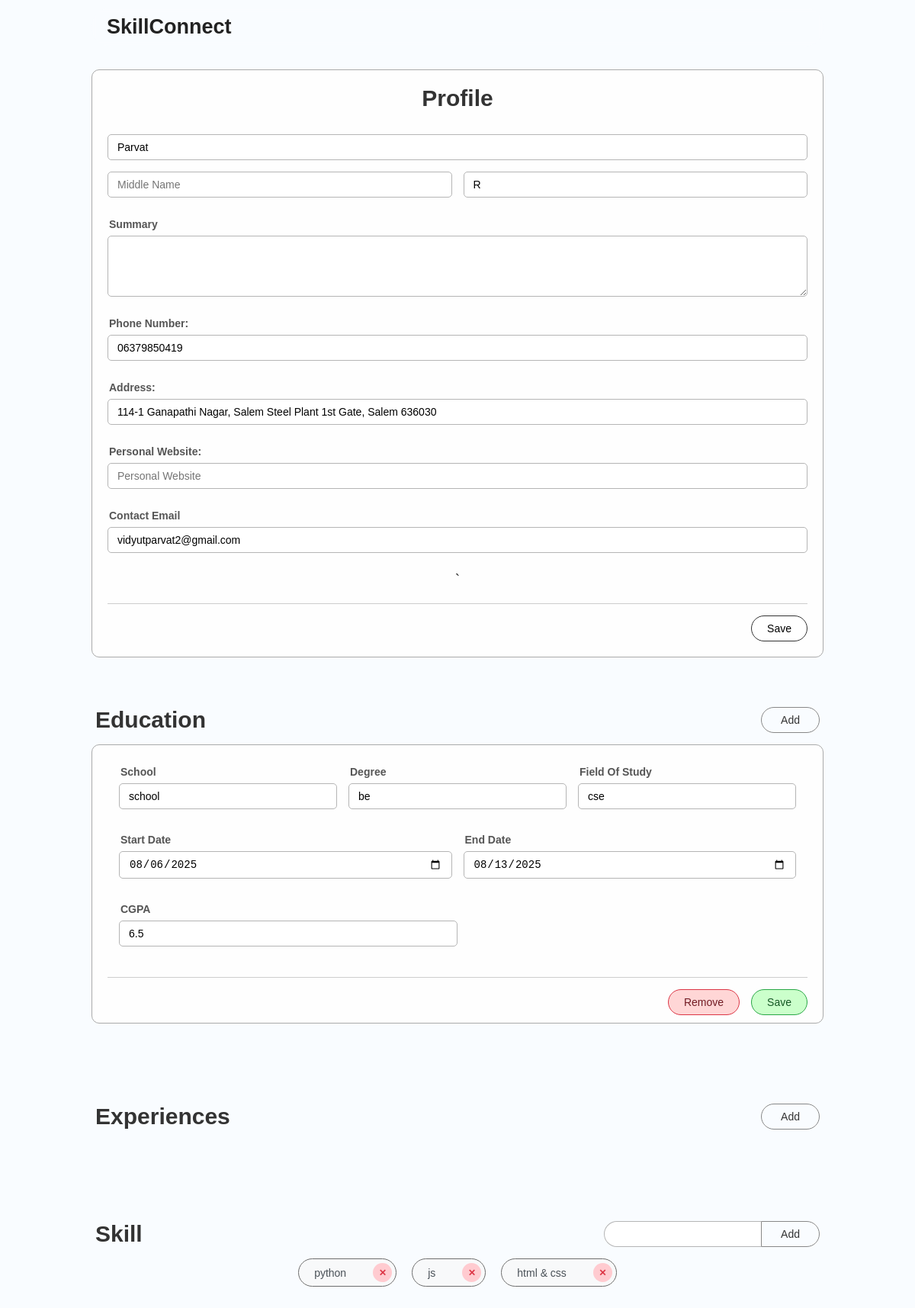
The page /profile (signed in) on the database as committed earlier.
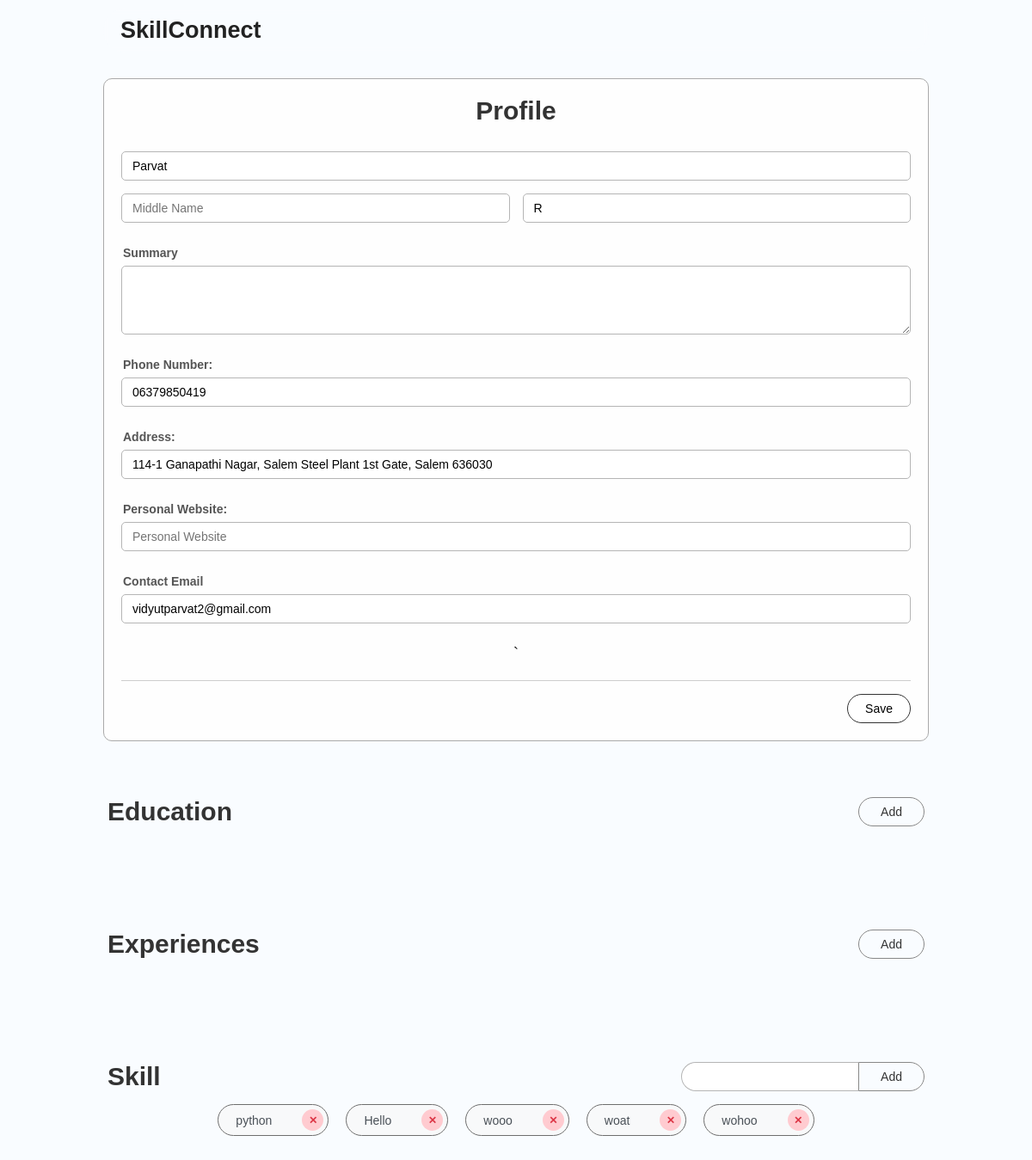
The same page on the database as committed later.
### tables this page shows
CREATE TABLE user_profiles (
    userId INTEGER PRIMARY KEY,
    firstName TEXT NOT NULL,
    middleName TEXT,
    lastName TEXT NOT NULL,
    summary TEXT DEFAULT '',
    phoneNumber TEXT DEFAULT '',
    address TEXT DEFAULT '',
    personalWebsite TEXT DEFAULT '',
    contactEmail TEXT DEFAULT '',
    FOREIGN KEY (userId) REFERENCES users(userId) ON DELETE CASCADE
);

CREATE TABLE education (
    educationId INTEGER PRIMARY KEY AUTOINCREMENT,
    userId INTEGER NOT NULL,
    school TEXT NOT NULL,
    degree TEXT NOT NULL,
    fieldOfStudy TEXT NOT NULL,
    startDate TEXT NOT NULL,
    endDate TEXT,
    cgpa REAL,
    FOREIGN KEY (userId) REFERENCES users(userId) ON DELETE CASCADE
);

CREATE TABLE skills (
    skillId INTEGER PRIMARY KEY AUTOINCREMENT,
    skill TEXT NOT NULL UNIQUE
);

### app.py (the view)
@app.get("/profile")
def profile():
    userId = session.get("userId", None)
    if userId is None:
        session.clear()
        flash("Please log in first", "error")
        return redirect(url_for("auth.login"))
    userHandler = db.UserHandler()
    user = userHandler.get_user(userId)
    if user is None:
        session.clear()
        flash("User not found", "error")
        return redirect(url_for("auth.login"))
    profile = userHandler.get_user_profile(userId)
    if profile is None:
        profile = userHandler.create_user_profile(models.UserProfile(userId=userId))
    if not profile:
        session.clear()
        flash("Could not create profile!", "error")
        return redirect(url_for("auth.login"))
    education = userHandler.get_educations(userId) or []
    experience = userHandler.get_experiences(userId) or []
    skills = userHandler.get_user_skills_with_names(userId) or []
    print(experience)
    return render_template("profile.html", user=user, profile=profile, educations=education, experiences=experience, skills=skills)

### app.py (called while the page is built)
@app.before_request
def before_request():
    userId = session.get("userId")
    ip = request.remote_addr
    print(f"userId: {userId}, ip: {ip}")
    print(request.endpoint)
    if request.endpoint and re.match(r'^(auth\.|api\.|static|recruiter_auth\.|recruiter_api\.).*', request.endpoint):
        return
    if request.endpoint == 'index' or request.endpoint is None:
        return
    if userId is None:
        return redirect(url_for("auth.login"))
    sessionId = utils.hash_password(str(userId) + str(ip))
    dbSession = sessionHandler.get_session(sessionId)
    if not dbSession:
        session.clear()
        flash("Invalid Session!", "error")
        return redirect(url_for("auth.login"))
    if dbSession.userId != userId:
        session.clear()
        flash("Invalid Session!", "error")
        return redirect(url_for("auth.login"))

### handler/db.py (called while the page is built)
    def connect(self):
        self.connection = sqlite3.connect(self.db_file)
        return self

    def close(self):
        if self.connection is not None:
            self.connection.close()
        return self

    def __enter__(self):
        if self.connection is None:
            self.connect()
        return self.connection

    def __del__(self):
        if self.connection is not None:
            self.close()
            self.connection = None

    def __exit__(self, exc_type, exc_value, traceback):
        self.close()
        self.connection = None

    def get_user(self, userId: int = -1, username: str = "") -> models.User | None:
        with DB() as connection:
            if not connection:
                return None
            cursor = connection.cursor()
            cursor.execute(
                "SELECT * FROM users WHERE userId = ? or username = ?",
                (userId,username)
            )
            row = cursor.fetchone()
            if row is None:
                return None
            return models.User(
                userId=row[0],
                username=row[1],
                email=row[2],
                password=row[3],
            )

### handler/utils.py (called while the page is built)
def hash_password(password: str) -> str:
    return hashlib.sha256(password.encode()).hexdigest()

### templates/profile.html (shortened to what this page needs)
{% extends 'base.html' %}
{% block head %}
    <link rel="stylesheet" href="{{ url_for('static', filename='profile.css') }}">
{% endblock %}
{% block content %}
    <section id="profile">
        <h1>Profile</h1>
        <div class="nameField">
            <input type="text" name="firstName" id="firstName" placeholder="First Name" value="{{ profile.firstName }}">
            <input type="text" name="middleName" id="middleName" placeholder="Middle Name" value="{{ profile.middleName }}">
            <input type="text" name="lastName" id="lastName" placeholder="Last Name" value="{{ profile.lastName }}">
        </div>
        <div class="inputField">
            <label for="summary">Summary</label>
            <textarea name="summary" id="summary">{{ profile.summary }}</textarea>
        </div>
        <div class="inputField">
            <label for="phoneNumber">Phone Number:</label>
            <input type="text" name="phoneNumber" id="phoneNumber" placeholder="Phone Number" value="{{ profile.phoneNumber }}">
        </div>
        <div class="inputField">
            <label for="address">Address:</label>
            <input type="text" name="address" id="address" placeholder="Address" value="{{ profile.address }}">
        </div>
        <div class="inputField">
            <label for="personalWebsite">Personal Website:</label>
            <input type="text" name="personalWebsite" id="personalWebsite" placeholder="Personal Website" value="{{ profile.personalWebsite }}">
        </div>
        <div class="inputField">
            <label for="contactEmail">Contact Email</label>
            <input type="text" name="contactEmail" id="contactEmail" placeholder="Contact Email" value="{{ profile.contactEmail }}">
        </div>`
        <div class="buttons">
            <button class="savProfile" onclick="saveProfile()">Save</button>
        </div>
    </section>
    <section id="educations">
        <div class="top">
            <h1>Education</h1>
            <button id="addEducation" onclick="addEducation()">Add</button>
        </div>
        <div class="container">
            {%  for education in educations %}
            <div class="educationField" educationId="{{ education.educationId }}">
                <div class="educationContainer">
                    <div class="degreeMark">
                        <div class="inputField">
                            <label for="edu-school-{{ education.educationId }}">School</label>
                            <input type="text" id="edu-school-{{ education.educationId }}" class="school" value="{{ education.school }}" placeholder="School" />
                        </div>
                        <div class="inputField">
                            <label for="edu-degree-{{ education.educationId }}">Degree</label>
                            <input type="text" id="edu-degree-{{ education.educationId }}" class="degree" value="{{ education.degree }}" placeholder="Degree" />
                        </div>
                        <div class="inputField">
                            <label for="edu-fos-{{ education.educationId }}">Field Of Study</label>
                            <input type="text" id="edu-fos-{{ education.educationId }}" class="fieldOfStudy" value="{{ education.fieldOfStudy }}" placeholder="Field Of Study" />
                        </div>
                    </div>
                    <div class="dates">
                        <div class="inputField">
                            <label for="edu-start-{{ education.educationId }}">Start Date</label>
                            <input type="date" id="edu-start-{{ education.educationId }}" name="startDate" class="startDate" value="{{ education.startDate }}" />
                        </div>
                        <div class="inputField">
                            <label for="edu-end-{{ education.educationId }}">End Date</label>
                            <input type="date" id="edu-end-{{ education.educationId }}" name="endDate" class="endDate" value="{{ education.endDate }}" />
                        </div>
                    </div>
                    <div class="inputField">
                        <label for="edu-cgpa-{{ education.educationId }}">CGPA</label>
                        <input type="number" id="edu-cgpa-{{ education.educationId }}" name="cgpa" class="cgpa" value="{{ education.cgpa }}" placeholder="CGPA" />
                    </div>
                </div>
                <div class="buttons">
                    <div class="removeBtn">
                        <button class="removeEducation" educationId="{{ education.educationId }}" onclick="removeEducation(this)">Remove</button>
                    </div>
                    <div class="saveButton">
                        <button class="saveEducation" educationId="{{ education.educationId }}" onclick="saveEducation(this)">Save</button>
                    </div>
                </div>
            </div>
            {% endfor %}
        </div>
        </section>
        <section id="experiences">
        <div class="top">
            <h1>Experiences</h1>
            <button id="addExperience" onclick="addExperience()">Add</button>
        </div>
    </section>
    <section id="skills">
        <div class="top">
            <h1>Skill</h1>
            <div>
                <input type="text" name="newSkill" id="newSkill">
                <button id="addSkill" onclick="addSkill()">Add</button>
            </div>
        </div>
        <div class="container">
            {% for skill in skills %}
                <div class="skillField" skillId="{{ skill.skillId }}">
                    <span>{{ skill.skill }}</span>
                    <div class="skillRemove">
                        <button class="removeSkill" skillId="{{ skill.skillId }}" onclick="removeSkill(this)">✕</button>
                    </div>
                </div>
            {% endfor %}
        </div>
    </section>
{% endblock %}

### templates/base.html (shortened to what this page needs)
<!doctype html>
<head>
    <link rel="stylesheet" href="{{ url_for('static', filename='base.css') }}">
    {% block head %}{% endblock %}
</head>
<body>
    <nav>
        <h1>SkillConnect</h1>
    </nav>
    <section id="page">
        {% block content %}{% endblock %}
    </section>
</body>
</html>

### static/base.css (style rules this page uses)
* { padding: 0; margin: 0; box-sizing: border-box; }
body { font-family: ui-sans, sans-serif; font-size: 18px; color: #222; min-height: 100vh; display: flex; align-items: center; justify-content: center; flex-direction: column; background: #f9fcff; }
section#page { width: 100%; position: relative; height: fit-content; display: flex; align-items: center; flex-direction: column; justify-content: center; flex-grow: 1; padding: 20px 0px; }
nav { display: flex; align-items: center; justify-content: space-between; flex-direction: row; position: sticky; margin: 10px 0px; width: 80%; padding: 10px 20px; border-radius: 50px; backdrop-filter: blur(4px); background: #fff2; z-index: 1000; }

### static/profile.css (style rules this page uses)
#profile, #educations, #experiences, #skills { display: flex; align-items: center; justify-content: flex-start; flex-direction: column; width: 100%; gap: 10px; margin-bottom: 40px; }
section > .container > div { position: relative; display: flex; align-items: center; justify-content: center; width: 80%; flex-direction: column; background: #fefefe; padding: 10px 20px; border-radius: 10px; border: 1px solid #aaa; }
#page { gap: 60px; }
.top { display: flex; align-items: center; justify-content: space-between; width: 80%; padding: 5px 5px; }
.top h1 { font-size: 30px; font-weight: 800; margin: 0; color: #333; }
section > .container { position: relative; width: 100%; display: flex; align-items: center; justify-content: center; flex-direction: column; gap: 20px; }
#profile { background: #fefefe; padding: 20px; border-radius: 10px; border: 1px solid #aaa; width: 80%; margin: 0 auto; }
#profile h1 { font-size: 30px; font-weight: 800; margin-bottom: 20px; text-align: center; color: #333; }
.nameField { display: flex; align-items: center; justify-content: space-between; gap: 15px; width: 100%; margin-bottom: 15px; flex-wrap: wrap; }
.nameField input { flex-grow: 1; min-width: 200px; border: 1px solid #b5b5b5; border-radius: 5px; padding: 8px 12px; font-size: 14px; transition: border-color 0.2s ease; }
.inputField { display: flex; align-items: flex-start; justify-content: center; flex-direction: column; flex-grow: 1; margin-bottom: 15px; width: 100%; }
.inputField label { font-size: 14px; font-weight: 600; padding: 2px 2px; color: #555; margin-bottom: 5px; }
.inputField input, .inputField textarea { border: 1px solid #b5b5b5; border-radius: 5px; padding: 8px 12px; width: 100%; font-size: 14px; transition: border-color 0.2s ease; box-sizing: border-box; }
.inputField textarea { min-height: 80px; resize: vertical; font-family: inherit; }
button { padding: 8px 20px; border: 1px solid #333; border-radius: 25px; background: #fff; cursor: pointer; transition: all 0.2s ease; font-size: 14px; font-weight: 500; }
button[id^="add"] { border: 1px solid #888; border-radius: 50px; padding: 8px 25px; background: transparent; color: #333; }
button[class^="remove"] { background: #ffd6d6; border-color: #dc3545; color: #721c24; }
.buttons { display: flex; align-items: center; justify-content: flex-end; gap: 15px; width: 100%; border-top: 1px solid #cdcdcd; padding-top: 15px; margin-top: 10px; }
#skills .top { align-items: center; }
#skills .top div { display: flex; align-items: center; gap: 10px; }
#skills .top input { padding: 8px 12px; border: 1px solid #b5b5b5; border-right: none; border-radius: 50px 0px 0px 50px; font-size: 14px; min-width: 200px; }
#skills .container .skillField { display: flex; align-items: center; justify-content: space-between; flex-direction: row; width: fit-content; gap: 20px; padding: 5px 5px; background: #f8f9fa; border-radius: 50px; border: 1px solid #6e6e6e; }
.skillField span { font-size: 14px; font-weight: 500; color: #495057; padding: 0px 15px; }
.skillRemove button { background: #ffcbd0; color: #dc3545; border: none; width: 25px; height: 25px; border-radius: 50%; display: flex; align-items: center; justify-content: center; font-size: 12px; font-weight: bold; padding: 0; cursor: pointer; transition: all 0.2s ease; }
section { margin-bottom: 30px; }
section:last-child { margin-bottom: 60px; }
* { transition: all 0.2s ease; }
#skills .container { flex-direction: row; flex-wrap: wrap; width: 80%; }
input#firstName { width: 100%; }
#skills .top > div { gap: 0; }
button#addSkill { border-radius: 0px 50px 50px 0px; }

Rows that differ between the two databases and show on the page:
removed education: school "school", degree "be", fieldOfStudy "cse", startDate "08/06/2025", endDate "08/13/2025", cgpa "6.5"
removed skills: skill "js"
removed skills: skill "html & css"
now on this page (row edited): skills: skill "Hello"
now on this page (row edited): skills: skill "wooo"
now on this page (row edited): skills: skill "woat"
now on this page (row edited): skills: skill "wohoo"
